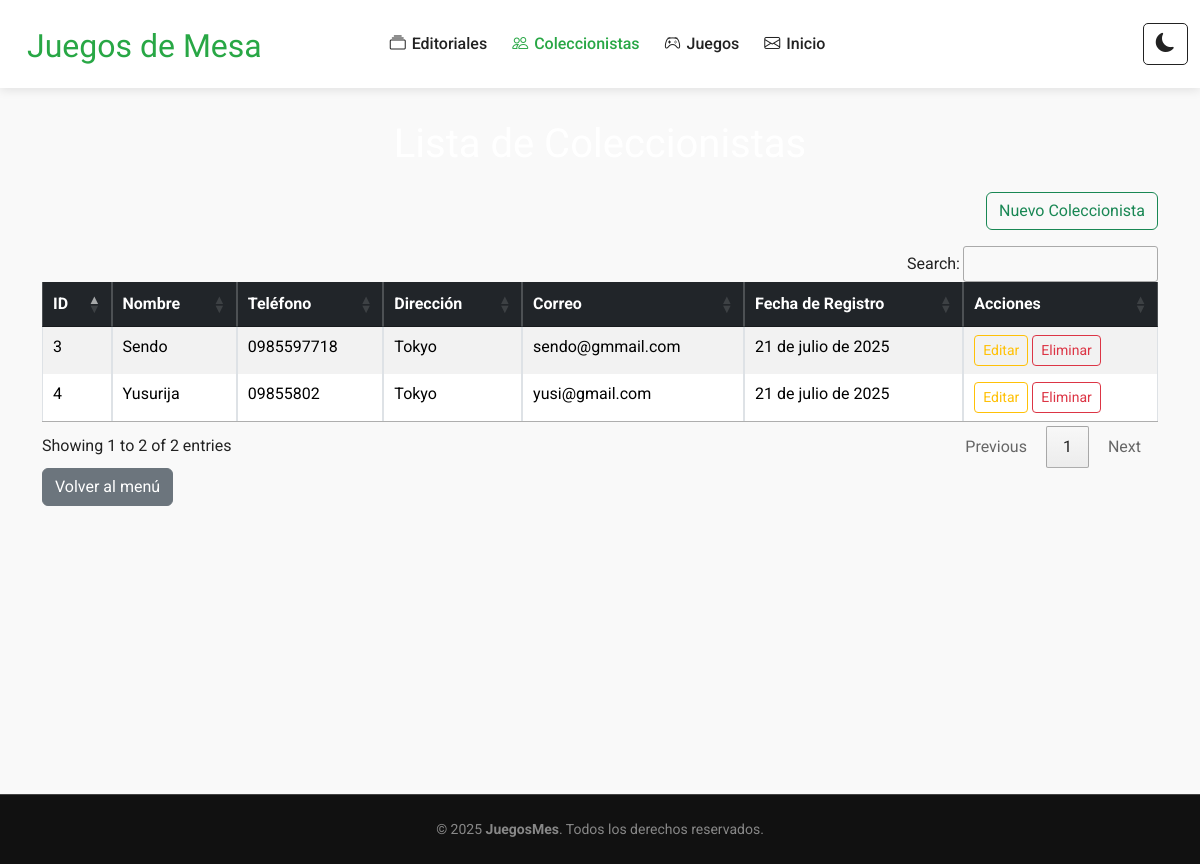
/coleccionista/, run on an earlier commit of the app's database.
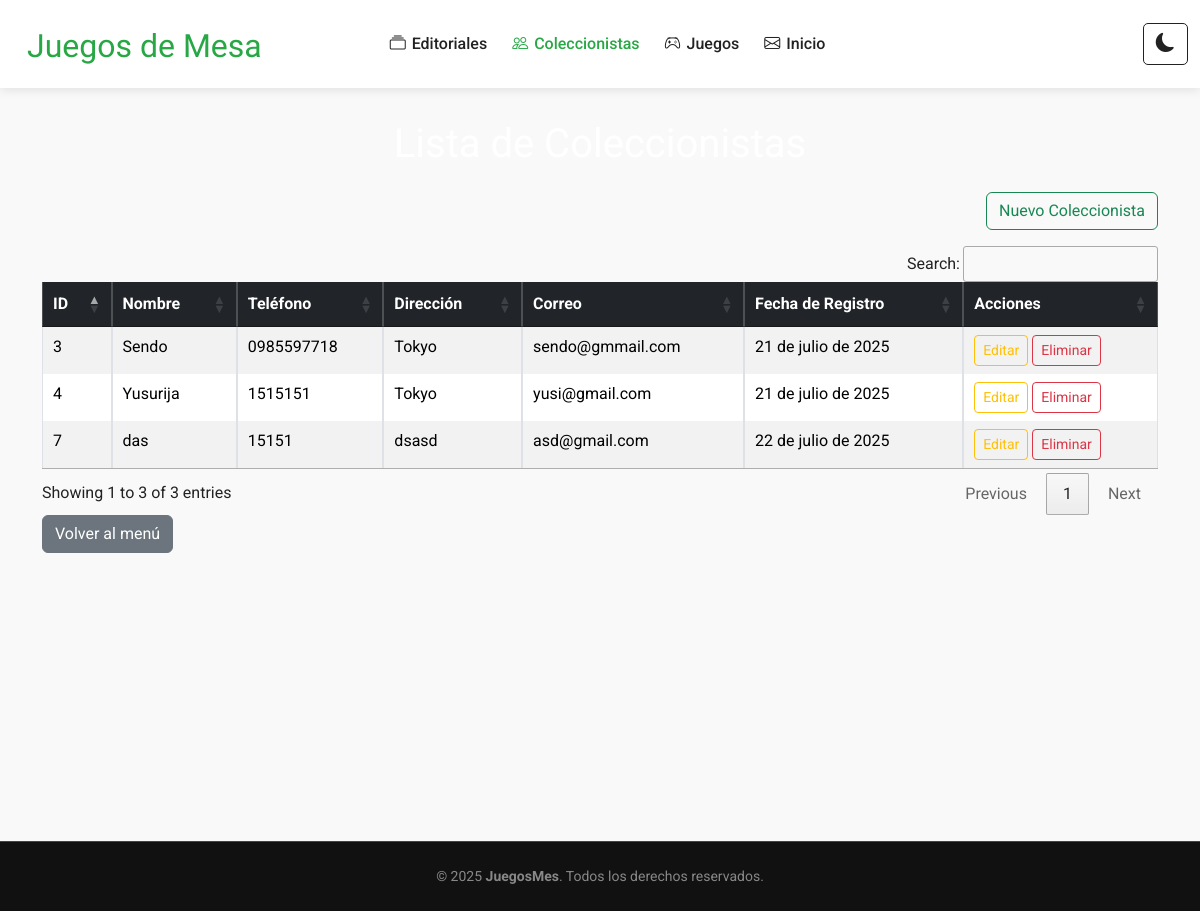
And on a later commit of the database.
### Aplicaciones/Coleccionista/models.py (models this page shows, shortened)
class Coleccionista(models.Model):
    nombre = models.CharField(max_length=100)
    telefono = models.CharField(
        max_length=15,
        validators=[
            RegexValidator(
                regex=r'^\+?\d{7,15}$',
                message='Ingrese un número de teléfono válido (7 a 15 dígitos, puede iniciar con +).'
            )
        ]
    )
    direccion = models.CharField(max_length=255)
    correo = models.EmailField(
        max_length=254,
        validators=[EmailValidator(message="Ingrese un correo electrónico válido.")]
    )
    fecha_registro = models.DateField(auto_now_add=True)

### Aplicaciones/Coleccionista/views.py (the view)
# urls.py: path('', views.listaColeccionista, name='lista_coleccionista'),
def listaColeccionista(request):
    coleccionistas = Coleccionista.objects.all()
    return render(request, 'coleccionista/inicio.html', {'coleccionistas': coleccionistas})

### Aplicaciones/Coleccionista/templates/coleccionista/inicio.html (shortened to what this page needs)
{% extends 'plantilla.html' %}
{% block contenido %}
<div class="container mt-4">
    <h1 class="text-center mb-4">Lista de Coleccionistas</h1>
    <div class="text-end mb-3">
        <a href="{% url 'nuevo_coleccionista' %}" class="btn btn-outline-success">Nuevo Coleccionista</a>
    </div>
    <table id="tabla-coleccionista" class="table table-bordered table-striped table-hover">
        <thead class="table-dark">
            <tr>
                <th>ID</th>
                <th>Nombre</th>
                <th>Teléfono</th>
                <th>Dirección</th>
                <th>Correo</th>
                <th>Fecha de Registro</th>
                <th>Acciones</th>
            </tr>
        </thead>
        <tbody>
            {% for coleccionista in coleccionistas %}
            <tr>
                <td>{{ coleccionista.id }}</td>
                <td>{{ coleccionista.nombre }}</td>
                <td>{{ coleccionista.telefono }}</td>
                <td>{{ coleccionista.direccion }}</td>
                <td>{{ coleccionista.correo }}</td>
                <td>{{ coleccionista.fecha_registro }}</td>
                <td>
                    <a href="{% url 'editar_coleccionista' coleccionista.id %}" class="btn btn-outline-warning btn-sm">Editar</a>
                    <button onclick="confirmDelete({{ coleccionista.id }})" class="btn btn-outline-danger btn-sm">Eliminar</button>
                </td>
            </tr>
            {% empty %}
            <tr>
                <td colspan="7" class="text-center">No hay coleccionistas registrados.</td>
            </tr>
            {% endfor %}
        </tbody>
    </table>
    <a href="/" class="btn btn-secondary">Volver al menú</a>
</div>
{% endblock %}

What changed in the data, as far as the page shows it:
changed Coleccionista "Yusurija": telefono "09855802" → "1515151"
added Coleccionista: id "7", nombre "das", telefono "15151", direccion "dsasd", correo "asd@gmail.com", fecha_registro "22 de julio de 2025"
Also different on the page:
text written by a page script: "Search: Showing 1 to 2 of 2 entries Previous 1 Next" → "Search: Showing 1 to 3 of 3 entries Previous 1 Next"
